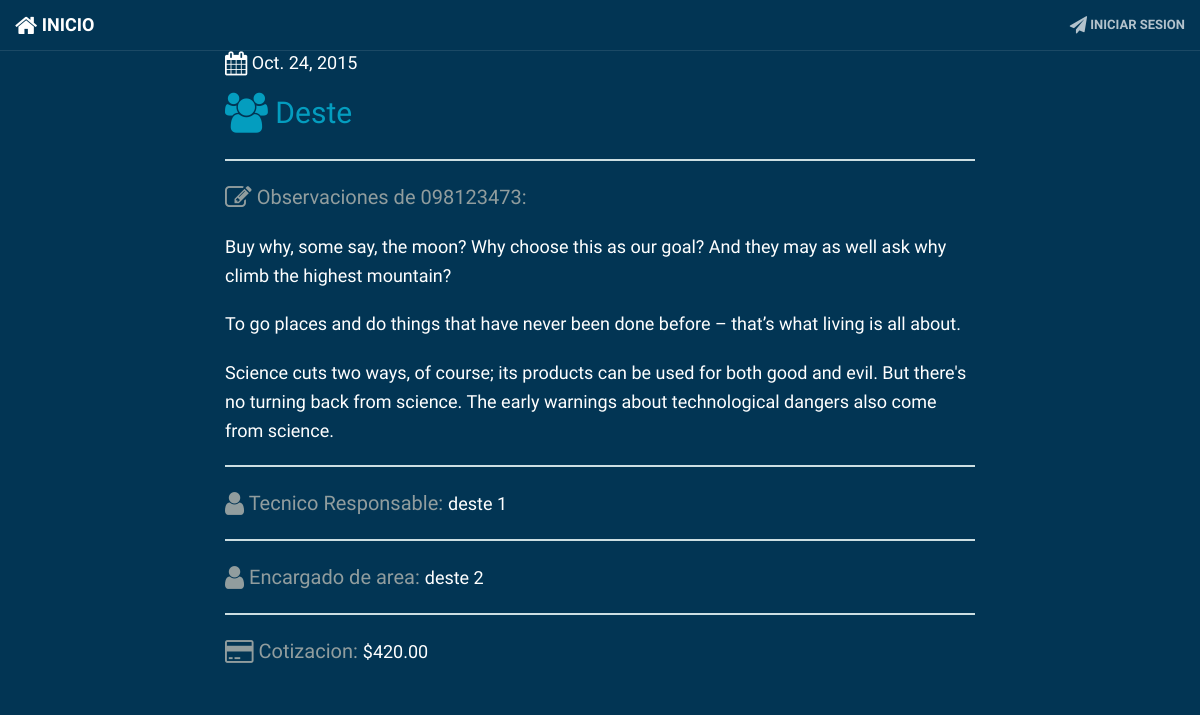
The app's page /report/8/ with its own data.
### reportes/models.py (models this page shows)
class Reparacion(models.Model):
	fecha = models.DateField('Fecha', default=timezone.now)
	cliente = models.CharField('Cliente', max_length=64, null=True)
	numeroSerie = models.CharField('Numero de Serie', max_length=36)
	nombreTecnico = models.CharField('Tecnico responsable', max_length=80)
	nombreEncargado = models.CharField('Encargado del area', max_length=80)
	observaciones = models.TextField('observaciones', blank=True, null=True)
	costo = models.DecimalField('Costo (MXN)', max_digits=5, decimal_places=2)
	class Meta:
		verbose_name = "Reparacion"
        verbose_name_plural = "Reparaciones"
	def __str__(self):
		return str(self.fecha)
		pass

### reportes/views.py (the view)
# urls.py: url(r'^report/(?P<pk>[0-9]+)/$', views.report_detail, name="report_detail"),
def report_detail(request, pk):
    reparacion = get_object_or_404(Reparacion, pk=pk)
    return render(request, 'reportes/report_detail.html', {'reparacion': reparacion})

### reportes/templates/reportes/report_detail.html
{% extends "reportes/base.html" %}
{% block content %}
    <div class="reporte">
            <div class="date"><i class="fa fa-calendar fa-lg"></i>
                {{ reparacion.fecha }}
            </div>
        <h2><i class="fa fa-users fa-lg"></i> {{ reparacion.cliente }}</h2>
        <hr>
        <p><span><i class="fa fa-pencil-square-o fa-lg"></i> Observaciones de {{ reparacion.numeroSerie }}:</span>{{ reparacion.observaciones|linebreaks }}</p>
        <hr>
        <p><span><i class="fa fa-user fa-lg"></i> Tecnico Responsable: </span>{{ reparacion.nombreTecnico }}</p>
        <hr>
        <p><span><i class="fa fa-user fa-lg"></i> Encargado de area: </span>{{ reparacion.nombreEncargado }}</p>
        <hr>
        <p><span><i class="fa fa-credit-card fa-lg"></i> Cotizacion: </span>${{ reparacion.costo }}</p>
    </div>
{% endblock %}

### reportes/static/css/creative.css (style rules this page uses)
html, body { width: 100%; height: 100%; }
.reporte { padding-top: 50px; }
.date { color: #fff; font-size: 18px; }
span { font-size: 20px; color: #919D9E; }
body { font-family: 'Raleway', sans-serif; background-color: #023554; }
hr { max-width: 100%; border-color: #ccdee2; border-width: 2px; }
h1, h2, h3, h4, h5, h6 { font-family: 'Raleway', sans-serif; color: #049DBF; padding-bottom: 10px; }
p { margin-bottom: 20px; font-size: 18px; line-height: 1.6; color: #fff; }
body { webkit-tap-highlight-color: #222; }

### records on screen
Reparacion: fecha "Oct. 24, 2015", cliente "Deste", numeroSerie "098123473", observaciones "Buy why, some say, the moon? Why choose this as our goal? And they may as well ask why climb the highest mountain? To go places and do things that have never been done before – that’s what living is all about. Science cuts two ways, of course; its products can be used for both good and evil. But there's no turning back from science. The early warnings about technological dangers also come from science.", nombreTecnico "deste 1", nombreEncargado "deste 2", costo "420.00"
